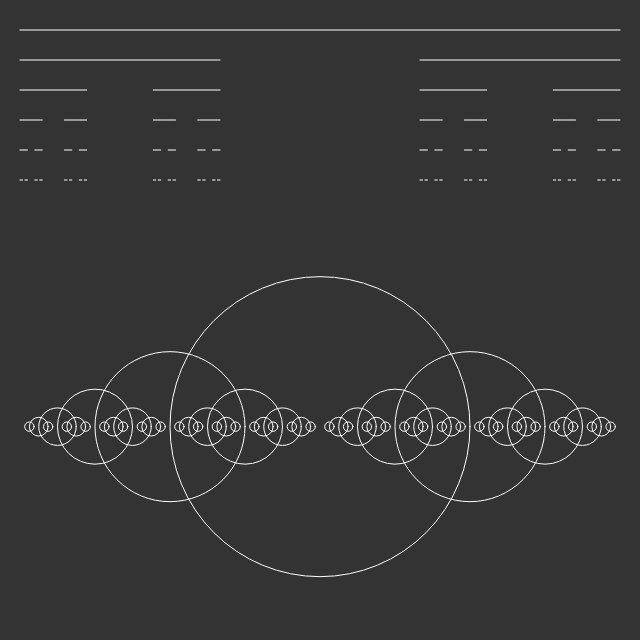
Frame 1 (no input)
Frame 2 (the mouse pressed at the canvas centre, redrawn once): identical to frame 1, image omitted

The p5.js sketch that drew this single still picture (run headless with seeded random() and noise() and a simulated clock; the mouse was pressed at the canvas centre and the sketch redrawn once):

// p5.js sketch
// ── sketch.js
var canvas;

function setup(){
    canvas = createCanvas(640,640);
    background(51);

    cantor(20,30,600);

    noFill();
    drawCircle(width/2, height*2/3, 300);
}

function draw(){
    noLoop();
}

function drawCircle(x,y,d){
    ellipse(x,y,d,d);

    if(d>10){
        drawCircle(x + d/2, y, d/2);
        drawCircle(x - d/2, y, d/2);
    }
}

function cantor(x,y, length){
    var h=30;

    if(length  >= 1){
        stroke(255);
        strokeWeight(1);

        line(x,y, x+length, y);

        y+=h;

        cantor(x,y,length/3);
        cantor(x+length*2/3, y, length/3);
    }
}
